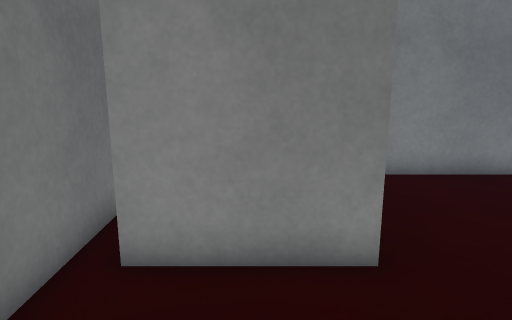
[1] (above)

16 first-person views from a walk through a 3-D level made in the Unity game engine. The camera is 1.4 m above the floor, tilts 12° down and sees 70° across. The floor is counted in squares, 0.5 m on a side. Each view is taken from the middle of a square. On the plan, view 1 faces up. The plan holds only what a view shows up to about 20 squares ahead; the rest is blank. The place goes on beyond the plan. Some animated figures are not drawn. Surface patterns are stand-ins for the level's own textures.

[2]
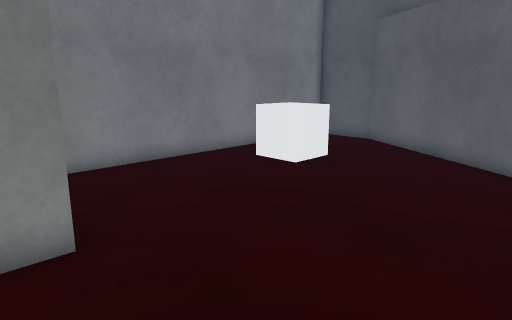

[3]
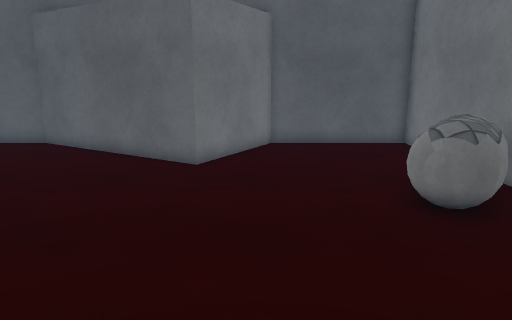

[4]
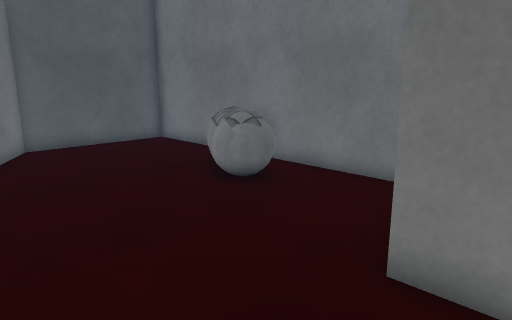

[5]
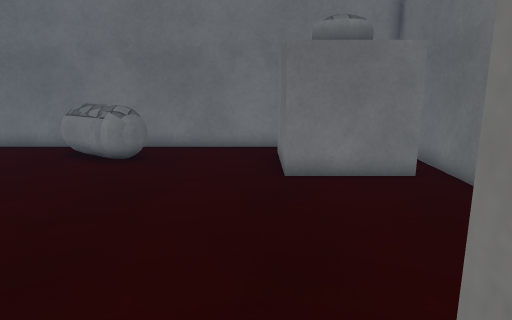

[6]
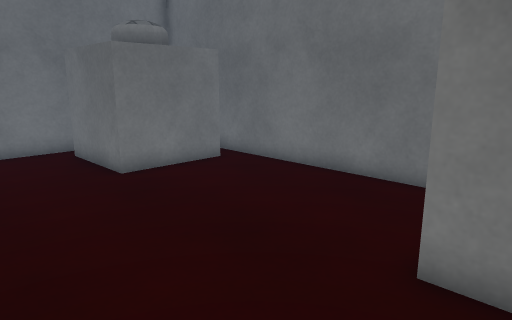

[7]
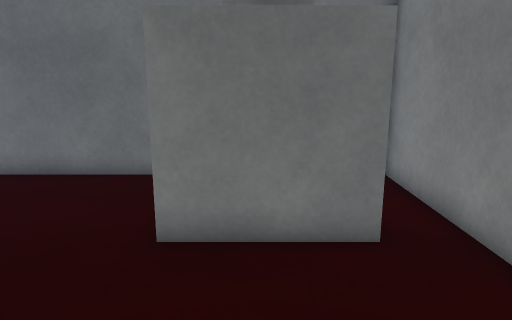

[8]
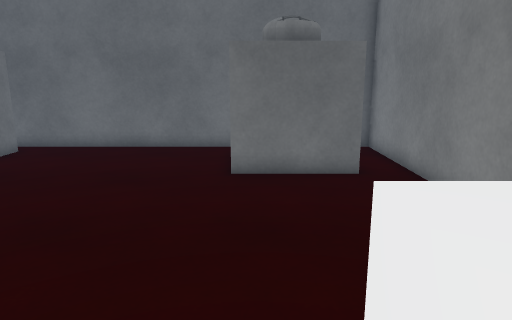

[9]
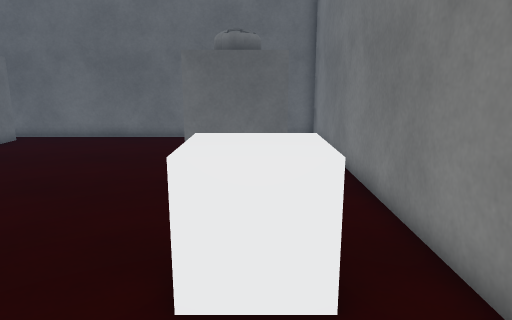

[10]
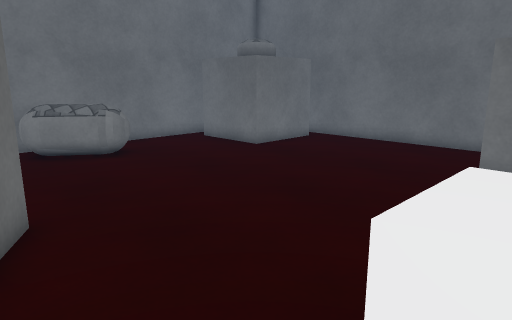

[11]
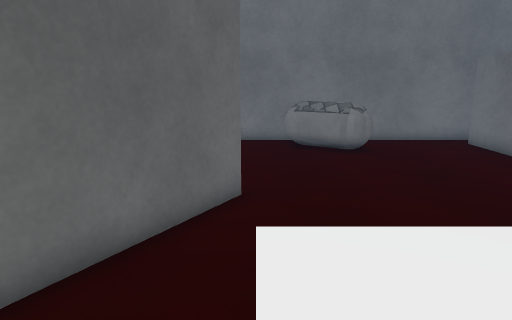

[12]
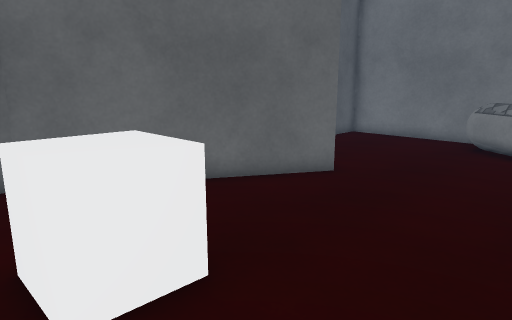

[13]
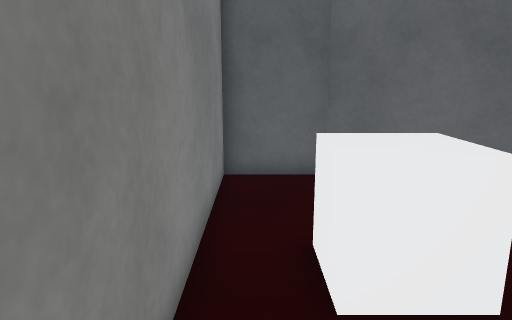

[14]
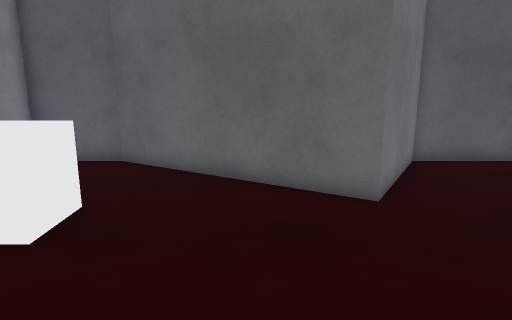

[15]
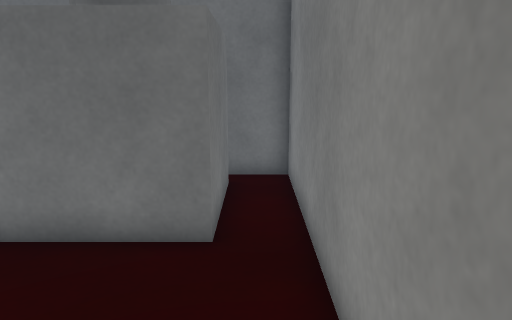

[16]
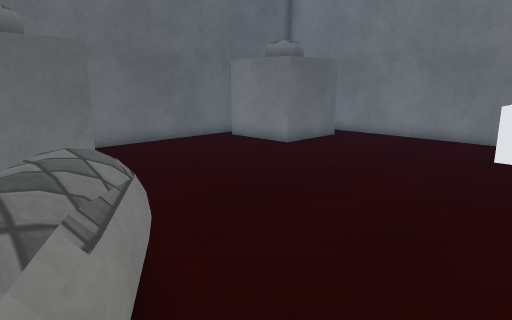

### Floor plan
Key: @ floor where view 1 was taken; # wall or solid block; . floor; C white cube; A capsule; O other object.
Columns run from 3 left of view 1 to 17 right of it. Each row starts with its distance up from view 1.
 11 #####################
 10 #...................#
  9 #OOOOO........C.....#
  8 #  OOO.......CCC....#
  7 #  OOO........C....##
  6 # OOOO.............#
  5 #OOOOO............##
  4 #.................#
  3 #................##
  2 #...............##
  1 #...............#
  0 #..@............#
 -1 #...............###
 -2 #.................###
 -3 #...................#
 -4 #OOOOO..............#
 -5 # OOOO..............#
 -6 #   OO....AAAA......#
 -7      O....AAAAA.....#
 -8      O.....AAAA.....#
 -9     #################

Where each view was taken, in squares from view 1:
view 1: 0 up, 0 right, facing up
view 2: 1 down, 0 right, facing up-right
view 3: 2 down, 0 right, facing right
view 4: 1 up, 0 right, facing down-right
view 5: 7 up, 3 right, facing down
view 6: 7 up, 7 right, facing down-left
view 7: 7 up, 8 right, facing left
view 8: 6 up, 13 right, facing left
view 9: 8 up, 16 right, facing left
view 10: 8 up, 14 right, facing down-left
view 11: 9 up, 12 right, facing down
view 12: 10 up, 6 right, facing down-right
view 13: 10 up, 6 right, facing right
view 14: 3 up, 4 right, facing right
view 15: 10 up, 8 right, facing left
view 16: 8 down, 13 right, facing up-left
